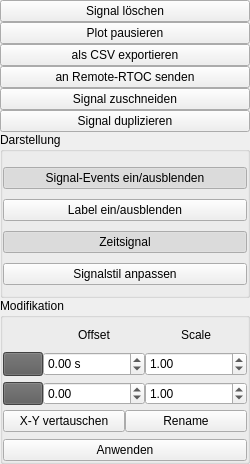
<?xml version="1.0" encoding="UTF-8"?>
<ui version="4.0">
 <class>Form</class>
 <widget class="QWidget" name="Form">
  <property name="geometry">
   <rect>
    <x>0</x>
    <y>0</y>
    <width>250</width>
    <height>464</height>
   </rect>
  </property>
  <property name="windowTitle">
   <string>Form</string>
  </property>
  <property name="layoutDirection">
   <enum>Qt::LeftToRight</enum>
  </property>
  <layout class="QVBoxLayout" name="verticalLayout_3">
   <property name="spacing">
    <number>0</number>
   </property>
   <property name="leftMargin">
    <number>0</number>
   </property>
   <property name="topMargin">
    <number>0</number>
   </property>
   <property name="rightMargin">
    <number>0</number>
   </property>
   <property name="bottomMargin">
    <number>0</number>
   </property>
   <item>
    <widget class="QPushButton" name="deleteButton">
     <property name="sizePolicy">
      <sizepolicy hsizetype="Minimum" vsizetype="Fixed">
       <horstretch>0</horstretch>
       <verstretch>0</verstretch>
      </sizepolicy>
     </property>
     <property name="toolTip">
      <string>Signal löschen</string>
     </property>
     <property name="statusTip">
      <string>Signal löschen</string>
     </property>
     <property name="layoutDirection">
      <enum>Qt::LeftToRight</enum>
     </property>
     <property name="text">
      <string>Signal löschen</string>
     </property>
     <property name="icon">
      <iconset>
       <normaloff>icons/icons8-stornieren-480.png</normaloff>icons/icons8-stornieren-480.png</iconset>
     </property>
     <property name="iconSize">
      <size>
       <width>20</width>
       <height>20</height>
      </size>
     </property>
    </widget>
   </item>
   <item>
    <widget class="QPushButton" name="pauseButton">
     <property name="sizePolicy">
      <sizepolicy hsizetype="Minimum" vsizetype="Fixed">
       <horstretch>0</horstretch>
       <verstretch>0</verstretch>
      </sizepolicy>
     </property>
     <property name="toolTip">
      <string>Plotdarstellung pausieren</string>
     </property>
     <property name="statusTip">
      <string>Plotdarstellung pausieren</string>
     </property>
     <property name="layoutDirection">
      <enum>Qt::LeftToRight</enum>
     </property>
     <property name="text">
      <string>Plot pausieren</string>
     </property>
     <property name="icon">
      <iconset>
       <normaloff>icons/pause.png</normaloff>icons/pause.png</iconset>
     </property>
     <property name="iconSize">
      <size>
       <width>20</width>
       <height>20</height>
      </size>
     </property>
     <property name="checkable">
      <bool>true</bool>
     </property>
    </widget>
   </item>
   <item>
    <widget class="QPushButton" name="exportButton">
     <property name="sizePolicy">
      <sizepolicy hsizetype="Minimum" vsizetype="Fixed">
       <horstretch>0</horstretch>
       <verstretch>0</verstretch>
      </sizepolicy>
     </property>
     <property name="toolTip">
      <string>Signal als CSV-Datei exportieren</string>
     </property>
     <property name="statusTip">
      <string>Signal als CSV-Datei exportieren</string>
     </property>
     <property name="layoutDirection">
      <enum>Qt::LeftToRight</enum>
     </property>
     <property name="text">
      <string>als CSV exportieren</string>
     </property>
     <property name="icon">
      <iconset>
       <normaloff>icons/exportCSV.png</normaloff>icons/exportCSV.png</iconset>
     </property>
     <property name="iconSize">
      <size>
       <width>20</width>
       <height>20</height>
      </size>
     </property>
    </widget>
   </item>
   <item>
    <widget class="QPushButton" name="sendRemoteButton">
     <property name="sizePolicy">
      <sizepolicy hsizetype="Minimum" vsizetype="Fixed">
       <horstretch>0</horstretch>
       <verstretch>0</verstretch>
      </sizepolicy>
     </property>
     <property name="toolTip">
      <string>Signal als CSV-Datei exportieren</string>
     </property>
     <property name="statusTip">
      <string>Signal als CSV-Datei exportieren</string>
     </property>
     <property name="layoutDirection">
      <enum>Qt::LeftToRight</enum>
     </property>
     <property name="text">
      <string>an Remote-RTOC senden</string>
     </property>
     <property name="icon">
      <iconset>
       <normaloff>icons/icons8-job-liste-senden-filled-96.png</normaloff>icons/icons8-job-liste-senden-filled-96.png</iconset>
     </property>
     <property name="iconSize">
      <size>
       <width>20</width>
       <height>20</height>
      </size>
     </property>
    </widget>
   </item>
   <item>
    <widget class="QPushButton" name="cutButton">
     <property name="sizePolicy">
      <sizepolicy hsizetype="Minimum" vsizetype="Fixed">
       <horstretch>0</horstretch>
       <verstretch>0</verstretch>
      </sizepolicy>
     </property>
     <property name="toolTip">
      <string>Signal zuschneiden</string>
     </property>
     <property name="statusTip">
      <string>Signal zuschneiden</string>
     </property>
     <property name="layoutDirection">
      <enum>Qt::LeftToRight</enum>
     </property>
     <property name="text">
      <string>Signal zuschneiden</string>
     </property>
     <property name="icon">
      <iconset>
       <normaloff>icons/cut.png</normaloff>icons/cut.png</iconset>
     </property>
     <property name="iconSize">
      <size>
       <width>20</width>
       <height>20</height>
      </size>
     </property>
    </widget>
   </item>
   <item>
    <widget class="QPushButton" name="duplicateButton">
     <property name="sizePolicy">
      <sizepolicy hsizetype="Minimum" vsizetype="Fixed">
       <horstretch>0</horstretch>
       <verstretch>0</verstretch>
      </sizepolicy>
     </property>
     <property name="toolTip">
      <string>Signal duplizieren</string>
     </property>
     <property name="statusTip">
      <string>Signal duplizieren</string>
     </property>
     <property name="layoutDirection">
      <enum>Qt::LeftToRight</enum>
     </property>
     <property name="text">
      <string>Signal duplizieren</string>
     </property>
     <property name="icon">
      <iconset>
       <normaloff>icons/duplicate.png</normaloff>icons/duplicate.png</iconset>
     </property>
     <property name="iconSize">
      <size>
       <width>20</width>
       <height>20</height>
      </size>
     </property>
    </widget>
   </item>
   <item>
    <widget class="QGroupBox" name="groupBox_2">
     <property name="title">
      <string>Darstellung</string>
     </property>
     <layout class="QVBoxLayout" name="verticalLayout">
      <property name="spacing">
       <number>0</number>
      </property>
      <property name="leftMargin">
       <number>0</number>
      </property>
      <property name="topMargin">
       <number>5</number>
      </property>
      <property name="rightMargin">
       <number>0</number>
      </property>
      <property name="bottomMargin">
       <number>0</number>
      </property>
      <item>
       <widget class="QPushButton" name="eventButton">
        <property name="sizePolicy">
         <sizepolicy hsizetype="Minimum" vsizetype="Fixed">
          <horstretch>0</horstretch>
          <verstretch>0</verstretch>
         </sizepolicy>
        </property>
        <property name="layoutDirection">
         <enum>Qt::LeftToRight</enum>
        </property>
        <property name="text">
         <string>Signal-Events ein/ausblenden</string>
        </property>
        <property name="icon">
         <iconset>
          <normaloff>icons/events.png</normaloff>icons/events.png</iconset>
        </property>
        <property name="iconSize">
         <size>
          <width>20</width>
          <height>20</height>
         </size>
        </property>
        <property name="checkable">
         <bool>true</bool>
        </property>
        <property name="checked">
         <bool>true</bool>
        </property>
       </widget>
      </item>
      <item>
       <widget class="QPushButton" name="labelButton">
        <property name="sizePolicy">
         <sizepolicy hsizetype="Minimum" vsizetype="Fixed">
          <horstretch>0</horstretch>
          <verstretch>0</verstretch>
         </sizepolicy>
        </property>
        <property name="toolTip">
         <string>Label anzeigen/ausblenden</string>
        </property>
        <property name="statusTip">
         <string>Label anzeigen/ausblenden</string>
        </property>
        <property name="layoutDirection">
         <enum>Qt::LeftToRight</enum>
        </property>
        <property name="text">
         <string>Label ein/ausblenden</string>
        </property>
        <property name="icon">
         <iconset>
          <normaloff>icons/labels.png</normaloff>icons/labels.png</iconset>
        </property>
        <property name="iconSize">
         <size>
          <width>20</width>
          <height>20</height>
         </size>
        </property>
        <property name="checkable">
         <bool>true</bool>
        </property>
       </widget>
      </item>
      <item>
       <widget class="QPushButton" name="xTimeBaseButton">
        <property name="sizePolicy">
         <sizepolicy hsizetype="Minimum" vsizetype="Fixed">
          <horstretch>0</horstretch>
          <verstretch>0</verstretch>
         </sizepolicy>
        </property>
        <property name="toolTip">
         <string>Aktivieren, X-Achse time.time()+x ist</string>
        </property>
        <property name="statusTip">
         <string>Aktivieren, X-Achse time.time()+x ist</string>
        </property>
        <property name="layoutDirection">
         <enum>Qt::LeftToRight</enum>
        </property>
        <property name="text">
         <string>Zeitsignal</string>
        </property>
        <property name="icon">
         <iconset>
          <normaloff>icons/xtimebase.png</normaloff>icons/xtimebase.png</iconset>
        </property>
        <property name="iconSize">
         <size>
          <width>20</width>
          <height>20</height>
         </size>
        </property>
        <property name="checkable">
         <bool>true</bool>
        </property>
        <property name="checked">
         <bool>true</bool>
        </property>
       </widget>
      </item>
      <item>
       <widget class="QPushButton" name="editPlotButton">
        <property name="sizePolicy">
         <sizepolicy hsizetype="Minimum" vsizetype="Fixed">
          <horstretch>0</horstretch>
          <verstretch>0</verstretch>
         </sizepolicy>
        </property>
        <property name="toolTip">
         <string>Plotstil anpassen</string>
        </property>
        <property name="statusTip">
         <string>Plotstil anpassen</string>
        </property>
        <property name="layoutDirection">
         <enum>Qt::LeftToRight</enum>
        </property>
        <property name="text">
         <string>Signalstil anpassen</string>
        </property>
        <property name="icon">
         <iconset>
          <normaloff>icons/style.png</normaloff>icons/style.png</iconset>
        </property>
        <property name="iconSize">
         <size>
          <width>20</width>
          <height>20</height>
         </size>
        </property>
       </widget>
      </item>
     </layout>
    </widget>
   </item>
   <item>
    <widget class="QGroupBox" name="groupBox">
     <property name="statusTip">
      <string>Änderungen werden erst mit &quot;Anwenden&quot; in die Daten geschrieben</string>
     </property>
     <property name="title">
      <string>Modifikation</string>
     </property>
     <layout class="QVBoxLayout" name="verticalLayout_2">
      <property name="spacing">
       <number>0</number>
      </property>
      <property name="leftMargin">
       <number>0</number>
      </property>
      <property name="topMargin">
       <number>5</number>
      </property>
      <property name="rightMargin">
       <number>0</number>
      </property>
      <property name="bottomMargin">
       <number>0</number>
      </property>
      <item>
       <layout class="QGridLayout" name="gridLayout">
        <property name="bottomMargin">
         <number>5</number>
        </property>
        <property name="horizontalSpacing">
         <number>0</number>
        </property>
        <property name="verticalSpacing">
         <number>6</number>
        </property>
        <item row="0" column="2">
         <widget class="QLabel" name="label_4">
          <property name="text">
           <string>Scale</string>
          </property>
          <property name="alignment">
           <set>Qt::AlignCenter</set>
          </property>
         </widget>
        </item>
        <item row="0" column="1">
         <widget class="QLabel" name="label_5">
          <property name="text">
           <string>Offset</string>
          </property>
          <property name="alignment">
           <set>Qt::AlignCenter</set>
          </property>
         </widget>
        </item>
        <item row="2" column="1">
         <widget class="QDoubleSpinBox" name="offsetYSpinBox">
          <property name="sizePolicy">
           <sizepolicy hsizetype="Ignored" vsizetype="Minimum">
            <horstretch>0</horstretch>
            <verstretch>0</verstretch>
           </sizepolicy>
          </property>
          <property name="minimum">
           <double>-100000000000000000.000000000000000</double>
          </property>
          <property name="maximum">
           <double>10000000000000000.000000000000000</double>
          </property>
          <property name="singleStep">
           <double>0.010000000000000</double>
          </property>
         </widget>
        </item>
        <item row="1" column="0">
         <widget class="QPushButton" name="xOffsetButton">
          <property name="sizePolicy">
           <sizepolicy hsizetype="Maximum" vsizetype="Preferred">
            <horstretch>0</horstretch>
            <verstretch>0</verstretch>
           </sizepolicy>
          </property>
          <property name="styleSheet">
           <string notr="true">background-color: rgb(91, 91, 91);</string>
          </property>
          <property name="text">
           <string/>
          </property>
          <property name="icon">
           <iconset>
            <normaloff>icons/x.png</normaloff>icons/x.png</iconset>
          </property>
          <property name="iconSize">
           <size>
            <width>20</width>
            <height>20</height>
           </size>
          </property>
          <property name="flat">
           <bool>false</bool>
          </property>
         </widget>
        </item>
        <item row="1" column="1">
         <widget class="QDoubleSpinBox" name="offsetXSpinBox">
          <property name="sizePolicy">
           <sizepolicy hsizetype="Ignored" vsizetype="Minimum">
            <horstretch>0</horstretch>
            <verstretch>0</verstretch>
           </sizepolicy>
          </property>
          <property name="suffix">
           <string> s</string>
          </property>
          <property name="minimum">
           <double>-100000000000000000.000000000000000</double>
          </property>
          <property name="maximum">
           <double>10000000000000000.000000000000000</double>
          </property>
          <property name="singleStep">
           <double>0.010000000000000</double>
          </property>
         </widget>
        </item>
        <item row="2" column="2">
         <widget class="QDoubleSpinBox" name="scaleYSpinBox">
          <property name="sizePolicy">
           <sizepolicy hsizetype="Ignored" vsizetype="Minimum">
            <horstretch>0</horstretch>
            <verstretch>0</verstretch>
           </sizepolicy>
          </property>
          <property name="minimum">
           <double>-100000000000000000.000000000000000</double>
          </property>
          <property name="maximum">
           <double>10000000000000000.000000000000000</double>
          </property>
          <property name="singleStep">
           <double>0.010000000000000</double>
          </property>
          <property name="value">
           <double>1.000000000000000</double>
          </property>
         </widget>
        </item>
        <item row="1" column="2">
         <widget class="QDoubleSpinBox" name="scaleXSpinBox">
          <property name="sizePolicy">
           <sizepolicy hsizetype="Ignored" vsizetype="Minimum">
            <horstretch>0</horstretch>
            <verstretch>0</verstretch>
           </sizepolicy>
          </property>
          <property name="minimum">
           <double>-100000000000000000.000000000000000</double>
          </property>
          <property name="maximum">
           <double>10000000000000000.000000000000000</double>
          </property>
          <property name="singleStep">
           <double>0.010000000000000</double>
          </property>
          <property name="value">
           <double>1.000000000000000</double>
          </property>
         </widget>
        </item>
        <item row="2" column="0">
         <widget class="QPushButton" name="yOffsetButton">
          <property name="sizePolicy">
           <sizepolicy hsizetype="Maximum" vsizetype="Preferred">
            <horstretch>0</horstretch>
            <verstretch>0</verstretch>
           </sizepolicy>
          </property>
          <property name="styleSheet">
           <string notr="true">background-color: rgb(91, 91, 91);</string>
          </property>
          <property name="text">
           <string/>
          </property>
          <property name="icon">
           <iconset>
            <normaloff>icons/y.png</normaloff>icons/y.png</iconset>
          </property>
          <property name="iconSize">
           <size>
            <width>20</width>
            <height>20</height>
           </size>
          </property>
          <property name="flat">
           <bool>false</bool>
          </property>
         </widget>
        </item>
       </layout>
      </item>
      <item>
       <layout class="QHBoxLayout" name="horizontalLayout_3">
        <property name="spacing">
         <number>0</number>
        </property>
        <property name="topMargin">
         <number>0</number>
        </property>
        <property name="bottomMargin">
         <number>7</number>
        </property>
        <item>
         <widget class="QPushButton" name="xySwapButton">
          <property name="sizePolicy">
           <sizepolicy hsizetype="Minimum" vsizetype="Fixed">
            <horstretch>0</horstretch>
            <verstretch>0</verstretch>
           </sizepolicy>
          </property>
          <property name="text">
           <string>X-Y vertauschen</string>
          </property>
          <property name="icon">
           <iconset>
            <normaloff>icons/swap.png</normaloff>icons/swap.png</iconset>
          </property>
          <property name="iconSize">
           <size>
            <width>20</width>
            <height>20</height>
           </size>
          </property>
          <property name="checkable">
           <bool>true</bool>
          </property>
         </widget>
        </item>
        <item>
         <widget class="QPushButton" name="renameButton">
          <property name="sizePolicy">
           <sizepolicy hsizetype="Minimum" vsizetype="Fixed">
            <horstretch>0</horstretch>
            <verstretch>0</verstretch>
           </sizepolicy>
          </property>
          <property name="toolTip">
           <string>Signal umbenennen</string>
          </property>
          <property name="statusTip">
           <string>Signal umbenennen (neue Daten werden nicht umgeleitet!)</string>
          </property>
          <property name="text">
           <string>Rename</string>
          </property>
          <property name="icon">
           <iconset>
            <normaloff>icons/rename.png</normaloff>icons/rename.png</iconset>
          </property>
          <property name="iconSize">
           <size>
            <width>20</width>
            <height>20</height>
           </size>
          </property>
         </widget>
        </item>
       </layout>
      </item>
      <item>
       <widget class="QPushButton" name="submitModificationButton">
        <property name="toolTip">
         <string>Modifikationen in Daten schreiben</string>
        </property>
        <property name="statusTip">
         <string>Modifikationen in Daten schreiben, Daten werden überschrieben</string>
        </property>
        <property name="text">
         <string>Anwenden</string>
        </property>
       </widget>
      </item>
     </layout>
    </widget>
   </item>
  </layout>
 </widget>
 <resources/>
 <connections/>
</ui>
